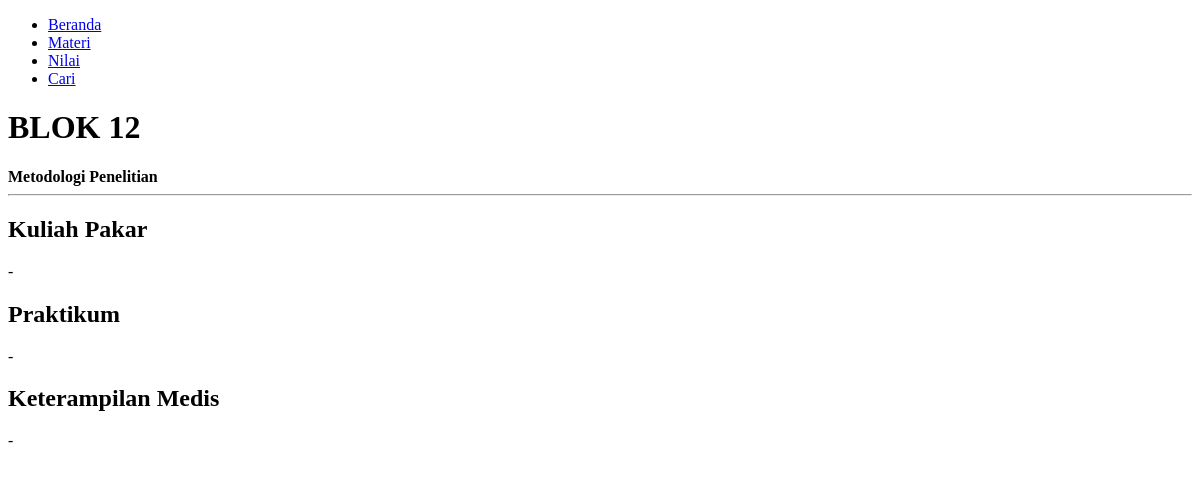
Screenshot of /materi/blok-12/ (signed in) with the database file from the repository.
### fkuki2019/models.py (models this page shows, shortened)
class Materi(models.Model):
    title = models.CharField(max_length=255, default='')
    description = models.CharField(max_length=255, default='')
    kuliahpakar = HTMLField(default='')
    praktikum = HTMLField(default='')
    keterampilanmedis = HTMLField(default='')
    slug = models.SlugField(null=False, unique=True)

### fkuki2019/views.py (the view)
# urls.py: path('materi/<slug:slug>/', fkuki2019_views.materi_detail, name='materi_detail'),
@login_required(login_url='/akun/login/')
def materi_detail(request, slug=None):
    materi = get_object_or_404(Materi, slug=slug)
    return render(request, 'fkuki2019/materi-detail.html', {'materi': materi})

### fkuki2019/templates/fkuki2019/materi-detail.html (shortened to what this page needs)
{% extends 'main/base.html' %}
{% block content %}
<h1>{{ materi.title }}</h1>
<strong>{{ materi.description }}</strong>
<hr>
<h2>Kuliah Pakar</h2>
<p>{{ materi.kuliahpakar | safe }}</p>
<h2>Praktikum</h2>
<p>{{ materi.praktikum | safe }}</p>
<h2>Keterampilan Medis</h2>
<p>{{ materi.keterampilanmedis | safe }}</p>
{% endblock %}

### rows the page displays
Materi: title "BLOK 12", description "Metodologi Penelitian", kuliahpakar "-", praktikum "-", keterampilanmedis "-"
